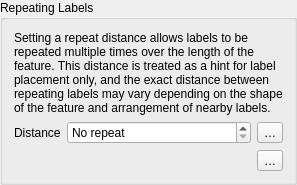
                       <widget class="QgsCollapsibleGroupBox" name="mPlacementRepeatGroupBox">
                        <property name="title">
                         <string>Repeating Labels</string>
                        </property>
                        <layout class="QGridLayout" name="gridLayout_18">
                         <item row="1" column="1">
                          <widget class="QgsDoubleSpinBox" name="mRepeatDistanceSpinBox">
                           <property name="sizePolicy">
                            <sizepolicy hsizetype="MinimumExpanding" vsizetype="Fixed">
                             <horstretch>0</horstretch>
                             <verstretch>0</verstretch>
                            </sizepolicy>
                           </property>
                           <property name="specialValueText">
                            <string>No repeat</string>
                           </property>
                           <property name="decimals">
                            <number>4</number>
                           </property>
                           <property name="maximum">
                            <double>999999999.000000000000000</double>
                           </property>
                          </widget>
                         </item>
                         <item row="1" column="2">
                          <widget class="QgsPropertyOverrideButton" name="mRepeatDistanceDDBtn">
                           <property name="text">
                            <string>…</string>
                           </property>
                          </widget>
                         </item>
                         <item row="1" column="0">
                          <widget class="QLabel" name="label_7">
                           <property name="text">
                            <string>Distance</string>
                           </property>
                          </widget>
                         </item>
                         <item row="2" column="1">
                          <widget class="QgsUnitSelectionWidget" name="mRepeatDistanceUnitWidget" native="true">
                           <property name="focusPolicy">
                            <enum>Qt::StrongFocus</enum>
                           </property>
                          </widget>
                         </item>
                         <item row="2" column="2">
                          <widget class="QgsPropertyOverrideButton" name="mRepeatDistanceUnitDDBtn">
                           <property name="text">
                            <string>…</string>
                           </property>
                          </widget>
                         </item>
                         <item row="0" column="0" colspan="3">
                          <widget class="QLabel" name="label_41">
                           <property name="text">
                            <string>Setting a repeat distance allows labels to be repeated multiple times over the length of the feature. This distance is treated as a hint for label placement only, and the exact distance between repeating labels may vary depending on the shape of the feature and arrangement of nearby labels.</string>
                           </property>
                           <property name="wordWrap">
                            <bool>true</bool>
                           </property>
                          </widget>
                         </item>
                        </layout>
                       </widget>
